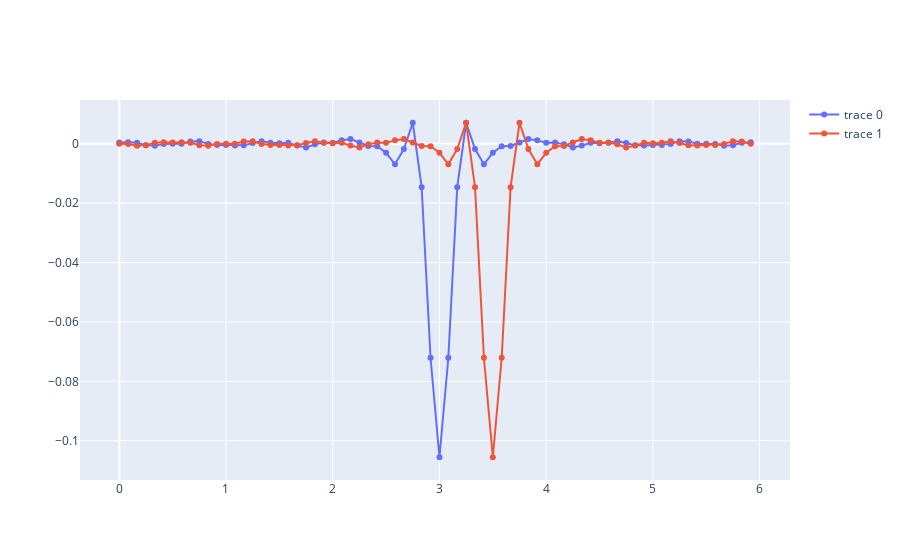

Notebook code cell kept with this figure:
### Code cell
fig = go.Figure(dict(data = [trace1, trace2], layout = layout))
fig.show()
